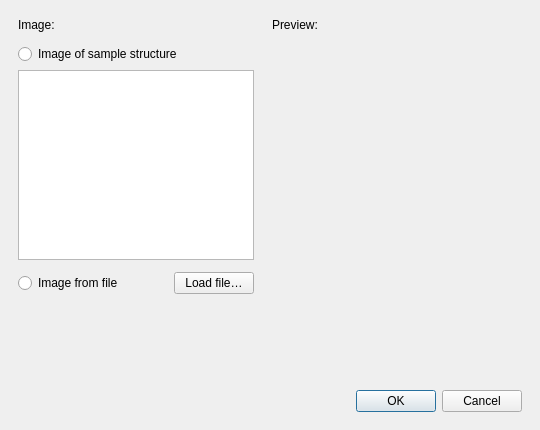
<?xml version="1.0" encoding="UTF-8"?>
<ui version="4.0">
 <class>Dialog</class>
 <widget class="QDialog" name="Dialog">
  <property name="geometry">
   <rect>
    <x>0</x>
    <y>0</y>
    <width>540</width>
    <height>430</height>
   </rect>
  </property>
  <property name="minimumSize">
   <size>
    <width>540</width>
    <height>430</height>
   </size>
  </property>
  <property name="maximumSize">
   <size>
    <width>540</width>
    <height>430</height>
   </size>
  </property>
  <property name="windowTitle">
   <string>Load Sample Image</string>
  </property>
  <property name="modal">
   <bool>true</bool>
  </property>
  <layout class="QVBoxLayout" name="verticalLayout" stretch="1,0,0,0">
   <property name="spacing">
    <number>24</number>
   </property>
   <property name="leftMargin">
    <number>18</number>
   </property>
   <property name="topMargin">
    <number>18</number>
   </property>
   <property name="rightMargin">
    <number>18</number>
   </property>
   <property name="bottomMargin">
    <number>18</number>
   </property>
   <item>
    <layout class="QHBoxLayout" name="horizontalLayout" stretch="0,0">
     <property name="spacing">
      <number>18</number>
     </property>
     <item>
      <layout class="QVBoxLayout" name="verticalLayout_2" stretch="0,0,0">
       <property name="spacing">
        <number>12</number>
       </property>
       <item>
        <widget class="QLabel" name="lblType">
         <property name="text">
          <string>Image:</string>
         </property>
        </widget>
       </item>
       <item>
        <layout class="QVBoxLayout" name="verticalLayout_5">
         <property name="spacing">
          <number>6</number>
         </property>
         <item>
          <widget class="QRadioButton" name="rdoSample">
           <property name="text">
            <string>Image of sample structure</string>
           </property>
          </widget>
         </item>
         <item>
          <widget class="QListWidget" name="listSample"/>
         </item>
        </layout>
       </item>
       <item>
        <layout class="QHBoxLayout" name="horizontalLayout_2">
         <item>
          <widget class="QRadioButton" name="rdoFile">
           <property name="text">
            <string>Image from file</string>
           </property>
          </widget>
         </item>
         <item>
          <spacer name="horizontalSpacer">
           <property name="orientation">
            <enum>Qt::Horizontal</enum>
           </property>
           <property name="sizeHint" stdset="0">
            <size>
             <width>40</width>
             <height>20</height>
            </size>
           </property>
          </spacer>
         </item>
         <item>
          <widget class="QPushButton" name="btnLoadFile">
           <property name="text">
            <string>Load file…</string>
           </property>
          </widget>
         </item>
        </layout>
       </item>
      </layout>
     </item>
     <item>
      <layout class="QVBoxLayout" name="verticalLayout_3" stretch="0,0,0,0">
       <property name="spacing">
        <number>12</number>
       </property>
       <item>
        <widget class="QLabel" name="lblPreview">
         <property name="text">
          <string>Preview:</string>
         </property>
         <property name="alignment">
          <set>Qt::AlignLeading|Qt::AlignLeft|Qt::AlignTop</set>
         </property>
        </widget>
       </item>
       <item>
        <spacer name="verticalSpacer">
         <property name="orientation">
          <enum>Qt::Vertical</enum>
         </property>
         <property name="sizeHint" stdset="0">
          <size>
           <width>20</width>
           <height>40</height>
          </size>
         </property>
        </spacer>
       </item>
       <item>
        <widget class="QLabel" name="imgPreview">
         <property name="minimumSize">
          <size>
           <width>250</width>
           <height>250</height>
          </size>
         </property>
         <property name="maximumSize">
          <size>
           <width>250</width>
           <height>250</height>
          </size>
         </property>
         <property name="text">
          <string/>
         </property>
         <property name="scaledContents">
          <bool>true</bool>
         </property>
        </widget>
       </item>
       <item>
        <spacer name="verticalSpacer_2">
         <property name="orientation">
          <enum>Qt::Vertical</enum>
         </property>
         <property name="sizeHint" stdset="0">
          <size>
           <width>20</width>
           <height>40</height>
          </size>
         </property>
        </spacer>
       </item>
      </layout>
     </item>
    </layout>
   </item>
   <item>
    <widget class="QLabel" name="lblInfo">
     <property name="font">
      <font>
       <weight>75</weight>
       <bold>true</bold>
      </font>
     </property>
     <property name="text">
      <string/>
     </property>
     <property name="wordWrap">
      <bool>true</bool>
     </property>
    </widget>
   </item>
   <item>
    <spacer name="verticalSpacer_3">
     <property name="orientation">
      <enum>Qt::Vertical</enum>
     </property>
     <property name="sizeType">
      <enum>QSizePolicy::Maximum</enum>
     </property>
     <property name="sizeHint" stdset="0">
      <size>
       <width>20</width>
       <height>100</height>
      </size>
     </property>
    </spacer>
   </item>
   <item>
    <widget class="QDialogButtonBox" name="buttonBox">
     <property name="orientation">
      <enum>Qt::Horizontal</enum>
     </property>
     <property name="standardButtons">
      <set>QDialogButtonBox::Cancel|QDialogButtonBox::Ok</set>
     </property>
    </widget>
   </item>
  </layout>
 </widget>
 <tabstops>
  <tabstop>rdoSample</tabstop>
  <tabstop>listSample</tabstop>
  <tabstop>rdoFile</tabstop>
  <tabstop>btnLoadFile</tabstop>
 </tabstops>
 <resources/>
 <connections>
  <connection>
   <sender>buttonBox</sender>
   <signal>accepted()</signal>
   <receiver>Dialog</receiver>
   <slot>accept()</slot>
   <hints>
    <hint type="sourcelabel">
     <x>248</x>
     <y>254</y>
    </hint>
    <hint type="destinationlabel">
     <x>157</x>
     <y>274</y>
    </hint>
   </hints>
  </connection>
  <connection>
   <sender>buttonBox</sender>
   <signal>rejected()</signal>
   <receiver>Dialog</receiver>
   <slot>reject()</slot>
   <hints>
    <hint type="sourcelabel">
     <x>316</x>
     <y>260</y>
    </hint>
    <hint type="destinationlabel">
     <x>286</x>
     <y>274</y>
    </hint>
   </hints>
  </connection>
 </connections>
</ui>
